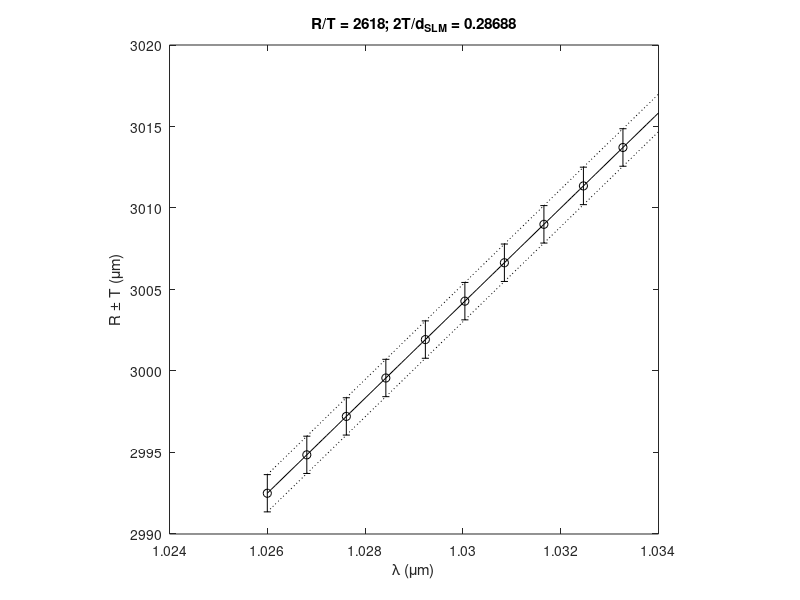

MATLAB code for this plot: (Note: this script raises an error after producing the figure.)
clear all
% close all

xaxistype = 0; %0 = lambda; 1 = freq

%% Parameters of original concept simulations/superK demo
% lambda = linspace(900,1200,1000)*1e-6; %[mm] wavelength)
% lambda_DG = 1064e-6; %[mm] central design wavelength
% theta_DG = 0.9/180*pi; %diffraction angle of first order for central design wavelength
% d_DG = lambda_DG/sin(theta_DG); %period of grating
% f1 = 20; %[mm] lens focal length
% w0 = 1; %[mm] beam waist

%% Parameters for Matlab testing scaled from OPA1
% lambda = linspace(545,695,1000)*1e-6; %[mm] wavelength)
% d_DG = 30e-3; %[mm] period of grating
% f1 = 25; %[mm] lens focal length
% w0 = 0.4; %[mm] beam waist

%% Parameters for INL axicon 1 and setup of July 2024 @VOXEL
% lambda = linspace(790,810,1000)*1e-6; %[mm] wavelength)
% d_DG = 10e-3; %[mm] period of grating
% f1 = 75; %[mm] lens focal length
% w0 = 2.5; %[mm] beam waistclear

%% Parameters for PHAROS
% lambda = linspace(1020,1040,1000)*1e-6; %[mm] wavelength)
% d_DG = 9e-3; %[mm] period of grating
% f1 = 50; %[mm] lens focal length
% w0 = 2.5; %[mm] beam waistclear

%% Parameters for Yb-laser pulse compressed with n2photonics
% % lambda = linspace(1010,1050,1000)*1e-6; %[mm] wavelength) 40 fs pulses
% lambda = linspace(1000,1060,1000)*1e-6; %[mm] wavelength) 25 fs pulses
% d_DG = 9e-3; %[mm] period of grating
% f1 = 50; %[mm] lens focal length
% w0 = 2.5; %[mm] beam waistclear

%% Good parameters for OPA3
% lambda = linspace(650,950,1000)*1e-6; %[mm] wavelength)
% d_DG = 40e-3; %[mm] period of grating
% f1 = 100; %[mm] lens focal length
% w0 = 3; %[mm] beam waist

%% TEST: Yb with axicon for IMPALA project
% lambda = linspace(1026,1034,100)*1e-6; %[mm] wavelength)
% d_DG = 10e-3; %[mm] period of grating
% f1 = 40; %[mm] lens focal length
% w0 = 5; %[mm] beam waistclear


%% Parameters of Ti:sapphire oscillator (80 MHz rep. rate)
% lambda = linspace(800,810,1000)*1e-6; %[mm] wavelength)
% d_DG = 3e-3; %[mm] period of grating
% f1 = 10; %[mm] lens focal length
% w0 = 15; %[mm] beam waist

%% Parameters of NOPA at Imperial College
% lambda = linspace(1250,1350,1000)*1e-6; %[mm] wavelength)
% d_DG = 26e-3; %[mm] period of grating
% f1 = 75; %[mm] lens focal length
% w0 = 5; %[mm] beam waist


%% Parameters of Yb at MP Lab
%option1
lambda = linspace(1026,1034,100)*1e-6; %[mm] wavelength)
d_DG = 9e-3; %[mm] period of grating
f1 = 35; %[mm] lens focal length
w0 = 10; %[mm] beam waist

%% Parameters of Yb at MP Lab
%option2
lambda = linspace(1026,1034,100)*1e-6; %[mm] wavelength)
d_DG = 12e-3; %[mm] period of grating
f1 = 35; %[mm] lens focal length
w0 = 10; %[mm] beam waist

%% Calculation

T_PVB = lambda*f1/(pi*w0); %thickness of perfect vortex beam (beam waist)
R_PVB = f1*lambda/d_DG; %radius of perfect vortex beam

switch xaxistype
    case 1 %freq
        xvec = 3e8./(lambda*1e-3)*1e-12;
    case 0 %lambda
        xvec = lambda*1e3;
end

figure
hold on
plot(xvec, R_PVB*1e3 + T_PVB*1e3,':k')
plot(xvec, R_PVB*1e3,'-k')
plot(xvec, R_PVB*1e3 - T_PVB*1e3,':k')
switch xaxistype
    case 1
        xlabel('f (THz)')
    case 0
        xlabel('\lambda (\mum)')
end
ylabel('R \pm T (\mum)')
axis square
box on
title(['R/T = ',num2str(round(mean(R_PVB./T_PVB))), '; 2T/d_{SLM} = ', num2str(2*mean(T_PVB)/8e-3)])


%Loop to find all wavelengths that are spatially separated as different PVBs

i = 1;
ind_lambdasep = i;
while i < length(lambda)
    [temp, ind] = min(abs(R_PVB(i)+T_PVB(i) - (R_PVB-T_PVB)));
    i = ind;
    if ind < length(lambda)
        ind_lambdasep = [ind_lambdasep, ind];
    end
end

lambda_sep = lambda(ind_lambdasep);
R_PVB_sep = R_PVB(ind_lambdasep);
T_PVB_sep = T_PVB(ind_lambdasep);

switch xaxistype
    case 1 %freq
        xvec2 = 3e8./(lambda_sep*1e-3)*1e-12;
    case 0 %lambda
        xvec2 = lambda_sep*1e3;
end

hold on
errorbar(xvec2, R_PVB_sep*1e3, T_PVB_sep*1e3,'ok','MarkerFaceColor','k')
switch xaxistype
    case 1
        xlabel('f (THz)')
    case 0
        xlabel('\lambda (\mum)')
end
ylabel('R \pm T (\mum)')
axis square
box on
title(['R/T = ',num2str(round(mean(R_PVB./T_PVB))), '; 2T/d_{SLM} = ', num2str(2*mean(T_PVB)/8e-3)])
set(gcf,'Position',[881.5714  612.4286  415.4286  344.0000])


%% Compute relation between grating period and focal legth at a given wavelength and diameter

% lambda1 = 620*1e-6; %[mm] reference wavelength
% f1 = 100; %[mm] reference lens focal length
% d_DG1 = 30e-3; %[mm] reference period of grating
% D1 = 2*f1*tan(asin(lambda1/d_DG1)); %[mm] reference diameter
% 
% d_DGlist = linspace(10,200,1000)*1e-3; %[mm] period of grating
% flist = D1/2./(tan(asin(lambda1./d_DGlist)));
% 
% figure
% plot(flist,d_DGlist*1e3)
% xlabel('Focal length (mm)')
% ylabel('Grating period (\mum)')
% axis square





